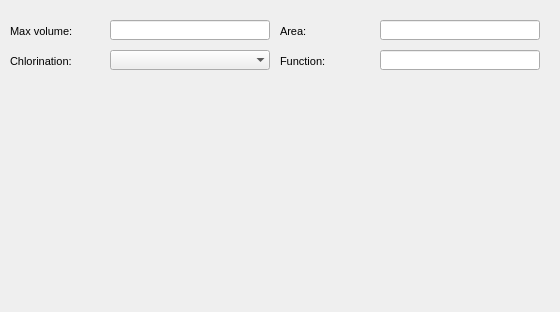
     <widget class="QWidget" name="page_34">
      <property name="geometry">
       <rect>
        <x>0</x>
        <y>0</y>
        <width>560</width>
        <height>312</height>
       </rect>
      </property>
      <attribute name="label">
       <string>Specific information</string>
      </attribute>
      <widget class="QLineEdit" name="tank_function">
       <property name="geometry">
        <rect>
         <x>380</x>
         <y>50</y>
         <width>160</width>
         <height>20</height>
        </rect>
       </property>
       <property name="frame">
        <bool>true</bool>
       </property>
      </widget>
      <widget class="QLabel" name="label_tank_vmax">
       <property name="geometry">
        <rect>
         <x>10</x>
         <y>20</y>
         <width>90</width>
         <height>22</height>
        </rect>
       </property>
       <property name="font">
        <font>
         <pointsize>8</pointsize>
        </font>
       </property>
       <property name="frameShape">
        <enum>QFrame::NoFrame</enum>
       </property>
       <property name="frameShadow">
        <enum>QFrame::Plain</enum>
       </property>
       <property name="text">
        <string>Max volume:</string>
       </property>
       <property name="textFormat">
        <enum>Qt::AutoText</enum>
       </property>
       <property name="scaledContents">
        <bool>false</bool>
       </property>
       <property name="alignment">
        <set>Qt::AlignLeading|Qt::AlignLeft|Qt::AlignVCenter</set>
       </property>
       <property name="margin">
        <number>3</number>
       </property>
      </widget>
      <widget class="QLineEdit" name="tank_vmax">
       <property name="geometry">
        <rect>
         <x>110</x>
         <y>20</y>
         <width>160</width>
         <height>20</height>
        </rect>
       </property>
       <property name="inputMask">
        <string/>
       </property>
       <property name="frame">
        <bool>true</bool>
       </property>
      </widget>
      <widget class="QLabel" name="label_tank_chlorination">
       <property name="geometry">
        <rect>
         <x>10</x>
         <y>50</y>
         <width>90</width>
         <height>22</height>
        </rect>
       </property>
       <property name="font">
        <font>
         <pointsize>8</pointsize>
        </font>
       </property>
       <property name="frameShape">
        <enum>QFrame::NoFrame</enum>
       </property>
       <property name="frameShadow">
        <enum>QFrame::Plain</enum>
       </property>
       <property name="text">
        <string>Chlorination:</string>
       </property>
       <property name="textFormat">
        <enum>Qt::AutoText</enum>
       </property>
       <property name="scaledContents">
        <bool>false</bool>
       </property>
       <property name="alignment">
        <set>Qt::AlignLeading|Qt::AlignLeft|Qt::AlignVCenter</set>
       </property>
       <property name="margin">
        <number>3</number>
       </property>
      </widget>
      <widget class="QComboBox" name="tank_chlorination">
       <property name="geometry">
        <rect>
         <x>110</x>
         <y>50</y>
         <width>160</width>
         <height>20</height>
        </rect>
       </property>
       <property name="autoFillBackground">
        <bool>true</bool>
       </property>
       <property name="maxVisibleItems">
        <number>8</number>
       </property>
       <property name="frame">
        <bool>false</bool>
       </property>
      </widget>
      <widget class="QLabel" name="label_tank_function">
       <property name="geometry">
        <rect>
         <x>280</x>
         <y>50</y>
         <width>90</width>
         <height>22</height>
        </rect>
       </property>
       <property name="font">
        <font>
         <pointsize>8</pointsize>
        </font>
       </property>
       <property name="frameShape">
        <enum>QFrame::NoFrame</enum>
       </property>
       <property name="frameShadow">
        <enum>QFrame::Plain</enum>
       </property>
       <property name="text">
        <string>Function:</string>
       </property>
       <property name="textFormat">
        <enum>Qt::AutoText</enum>
       </property>
       <property name="scaledContents">
        <bool>false</bool>
       </property>
       <property name="alignment">
        <set>Qt::AlignLeading|Qt::AlignLeft|Qt::AlignVCenter</set>
       </property>
       <property name="margin">
        <number>3</number>
       </property>
      </widget>
      <widget class="QLabel" name="label_tank_area">
       <property name="geometry">
        <rect>
         <x>280</x>
         <y>20</y>
         <width>90</width>
         <height>22</height>
        </rect>
       </property>
       <property name="font">
        <font>
         <pointsize>8</pointsize>
        </font>
       </property>
       <property name="frameShape">
        <enum>QFrame::NoFrame</enum>
       </property>
       <property name="frameShadow">
        <enum>QFrame::Plain</enum>
       </property>
       <property name="text">
        <string>Area:</string>
       </property>
       <property name="textFormat">
        <enum>Qt::AutoText</enum>
       </property>
       <property name="scaledContents">
        <bool>false</bool>
       </property>
       <property name="alignment">
        <set>Qt::AlignLeading|Qt::AlignLeft|Qt::AlignVCenter</set>
       </property>
       <property name="margin">
        <number>3</number>
       </property>
      </widget>
      <widget class="QLineEdit" name="tank_area">
       <property name="geometry">
        <rect>
         <x>380</x>
         <y>20</y>
         <width>160</width>
         <height>20</height>
        </rect>
       </property>
       <property name="frame">
        <bool>true</bool>
       </property>
      </widget>
     </widget>
